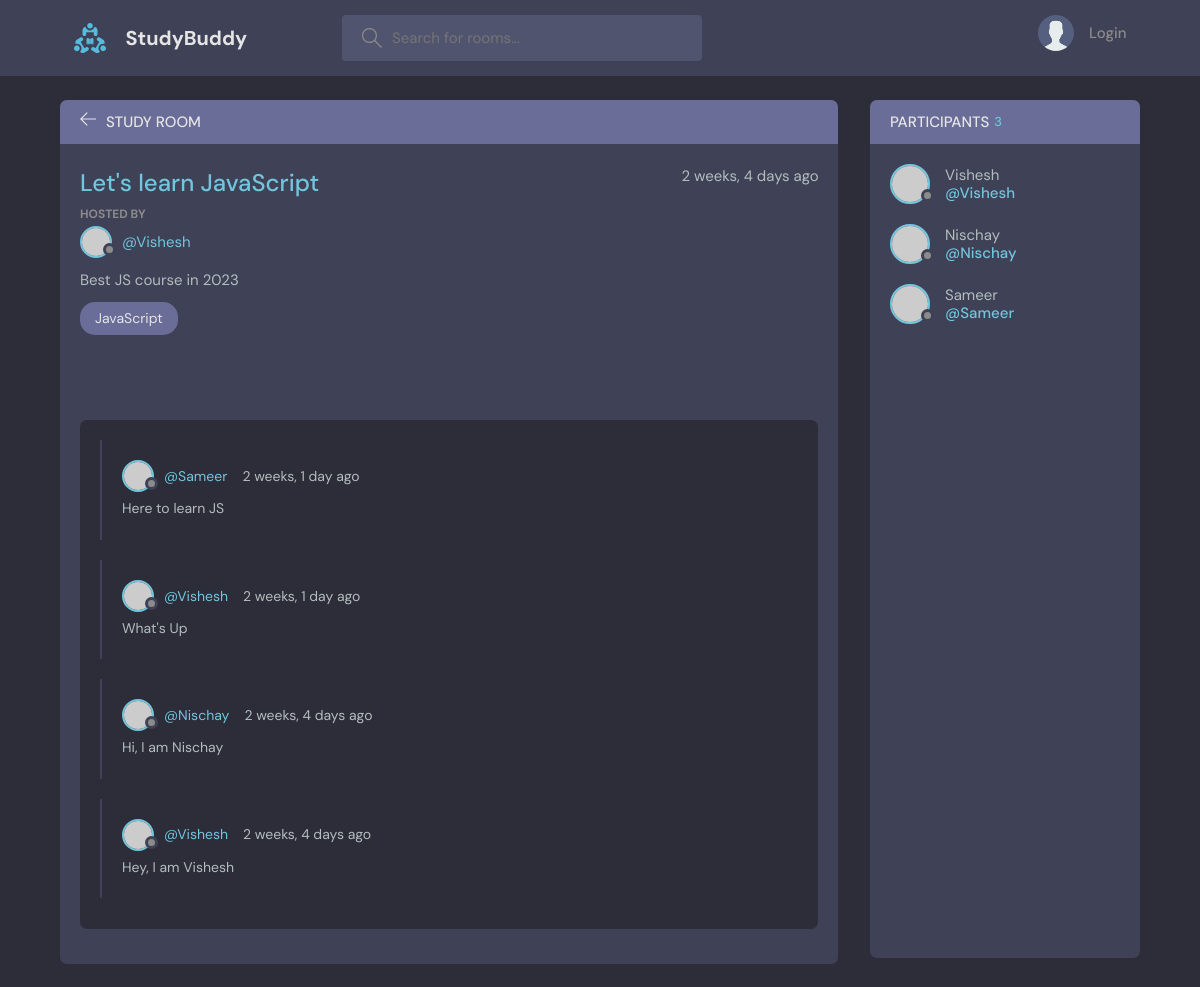
The page /room/1/ on the database its author committed.
### base/models.py (models this page shows, shortened)
class Room(models.Model):
    host = models.ForeignKey(User, on_delete=models.SET_NULL, null=True)
    topic = models.ForeignKey(Topic, on_delete=models.SET_NULL, null=True)
    name = models.CharField(max_length=200)
    description = models.TextField(null=True, blank=True)
    participants = models.ManyToManyField(User, related_name='participants', blank=True)
    updated = models.DateTimeField(auto_now=True)
    created = models.DateTimeField(auto_now_add=True)
    class Meta:
        ordering = ['-updated', '-created']

class Topic(models.Model):
    name = models.CharField(max_length=200)
    def __str__(self) -> str:
        return self.name

class Message(models.Model):
    user = models.ForeignKey(User, on_delete=models.CASCADE)
    room = models.ForeignKey(Room, on_delete=models.CASCADE)
    body = models.TextField()
    updated = models.DateTimeField(auto_now=True)
    created = models.DateTimeField(auto_now_add=True)
    class Meta:
        ordering = ['-updated', '-created']

### base/views.py (the view, shortened to what this page needs)
# urls.py: path('room/<str:pk>/', views.room, name="room"),
def room(request, pk):
    room = Room.objects.get(id=pk)
    room_messages = room.message_set.all().order_by('-created')  # Django feature for Many-to-one relationship Model(start in lower case) name_set
    participants = room.participants.all()
    context = {'room' : room, 'room_messages' : room_messages, 'participants' : participants}
    return render(request, 'base/room.html', context)

### base/templates/base/room.html (shortened to what this page needs)
{% extends 'main.html' %}
{% block content %}
<main class="profile-page layout layout--2">
  <div class="container">
    <div class="room">
      <div class="room__top">
        <div class="room__topLeft">
          <a href="{% url 'home' %}">
            <svg version="1.1" xmlns="http://www.w3.org/2000/svg" width="32" height="32" viewBox="0 0 32 32">
              <title>arrow-left</title>
              <path
                d="M13.723 2.286l-13.723 13.714 13.719 13.714 1.616-1.611-10.96-10.96h27.625v-2.286h-27.625l10.965-10.965-1.616-1.607z"
              ></path>
            </svg>
          </a>
          <h3>Study Room</h3>
        </div>
      </div>
      <div class="room__box scroll">
        <div class="room__header scroll">
          <div class="room__info">
            <h3>{{room.name}}</h3>
            <span>{{room.created|timesince}} ago</span>
          </div>
          <div class="room__hosted">
            <p>Hosted By</p>
            <a href="{% url 'user-profile' room.host.id %}" class="room__author">
              <div class="avatar avatar--small">
                <img src="https://randomuser.me/api/portraits/men/37.jpg" />
              </div>
              <span>@{{room.host}}</span>
            </a>
          </div>
          <div class="room__details">
            {{room.description}}
          </div>
          <span class="room__topics">{{room.topic}}</span>
        </div>
        <div class="room__conversation">
          <div class="threads scroll">
            {% for message in room_messages %}
            <div class="thread">
              <div class="thread__top">
                <div class="thread__author">
                  <a href="{% url 'user-profile' message.user.id%}" class="thread__authorInfo">
                    <div class="avatar avatar--small">
                      <img src="https://randomuser.me/api/portraits/men/37.jpg" />
                    </div>
                    <span>@{{message.user}}</span>
                  </a>
                  <span class="thread__date">{{message.created|timesince}} ago</span>
                </div>
              </div>
              <div class="thread__details">
                {{message.body}}
              </div>
            </div>
            {% endfor %}
          </div>
        </div>
      </div>
    </div>
    <div class="participants">
      <h3 class="participants__top">Participants <span>{{room.participants.count}}</span></h3>
      <div class="participants__list scroll">
        {% for user in participants %}
        <a href="{% url 'user-profile' user.id %}" class="participant">
          <div class="avatar avatar--medium">
            <img src="https://randomuser.me/api/portraits/men/37.jpg" />
          </div>
          <p>
            {{user.username}}
            <span>@{{user.username}}</span>
          </p>
        </a>
        {% endfor %}
      </div>
    </div>
  </div>
</main>
{% endblock content %}

### rows shown on the page
Room: name "Let's learn JavaScript", created "2 weeks, 4 days", host "Vishesh", description "Best JS course in 2023", topic "JavaScript", participants.count "3"
Message: user "Sameer", created "2 weeks, 1 day", body "Here to learn JS"
Message: user "Vishesh", created "2 weeks, 1 day", body "What's Up"
Message: user "Nischay", created "2 weeks, 4 days", body "Hi, I am Nischay"
Message: user "Vishesh", created "2 weeks, 4 days", body "Hey, I am Vishesh"

### other values the page prints
{{ user.username }} "Vishesh"
{{ user.username }} "Nischay"
{{ user.username }} "Sameer"
